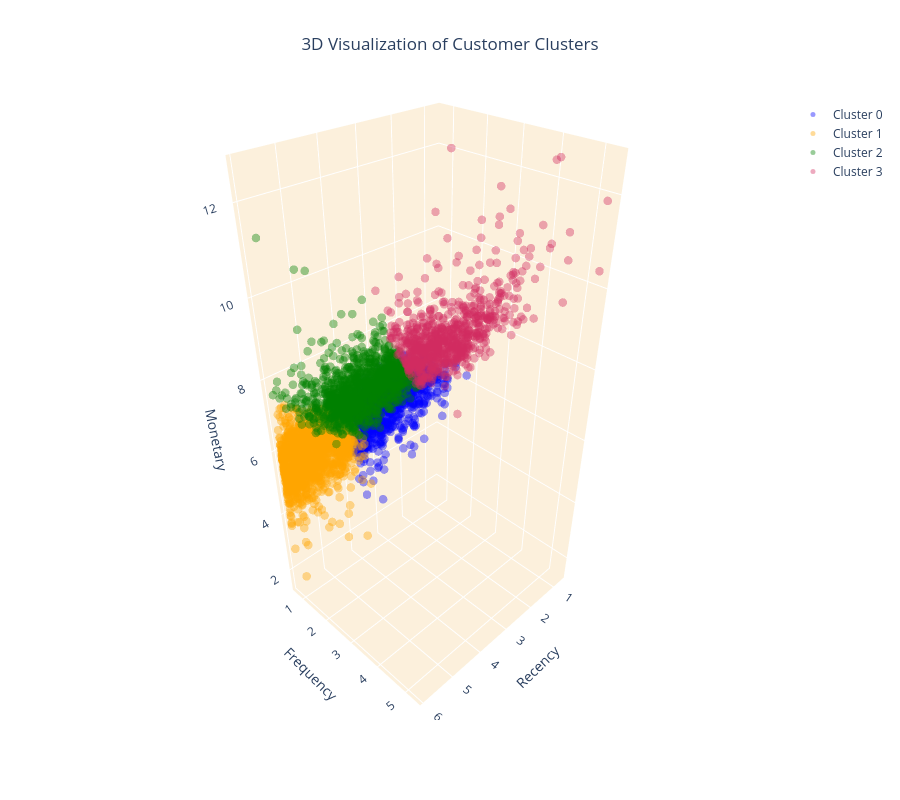

This figure's notebook cell:
### Code cell
# Creating an interactive 3D plot.
import plotly.graph_objects as go

colors = ['blue', 'orange', 'green', '#D12B60']

# Create a 3D scatter plot
fig = go.Figure()
fig.add_trace(go.Scatter3d(x=df_rfm[km == 0,0], y=df_rfm[km == 0,1], z=df_rfm[km == 0,2], 
                           mode='markers', marker=dict(color=colors[0], size=5, opacity=0.4), name='Cluster 0'))
fig.add_trace(go.Scatter3d(x=df_rfm[km == 1,0], y=df_rfm[km == 1,1], z=df_rfm[km == 1,2], 
                           mode='markers', marker=dict(color=colors[1], size=5, opacity=0.4), name='Cluster 1'))
fig.add_trace(go.Scatter3d(x=df_rfm[km == 2,0], y=df_rfm[km == 2,1], z=df_rfm[km == 2,2],
                           mode='markers', marker=dict(color=colors[2], size=5, opacity=0.4), name='Cluster 2'))
fig.add_trace(go.Scatter3d(x=df_rfm[km == 3,0], y=df_rfm[km == 3,1], z=df_rfm[km == 3,2],
                           mode='markers', marker=dict(color=colors[3], size=5, opacity=0.4), name='Cluster 3'))

fig.update_layout(
    title=dict(text='3D Visualization of Customer Clusters', x=0.5),
    scene=dict(
        xaxis=dict(backgroundcolor="#fcf0dc", gridcolor='white', title='Recency'),
        yaxis=dict(backgroundcolor="#fcf0dc", gridcolor='white', title='Frequency'),
        zaxis=dict(backgroundcolor="#fcf0dc", gridcolor='white', title='Monetary'),
    ),
    width=900,
    height=800
)
fig.show()

### Figure 1 — Plotly figure (JSON) as saved in the notebook; plotly's stock layout.template omitted (floating-point values rounded to 4 significant figures; data arrays with more than 128 entries replaced by an {"elided": "..."} marker saying what was removed)
{"data": [{"marker": {"color": "blue", "opacity": 0.4, "size": 5}, "mode": "markers", "name": "Cluster 0", "type": "scatter3d", "x": {"elided": "931 float values"}, "y": {"elided": "931 float values"}, "z": {"elided": "931 float values"}}, {"marker": {"color": "orange", "opacity": 0.4, "size": 5}, "mode": "markers", "name": "Cluster 1", "type": "scatter3d", "x": {"elided": "1456 float values"}, "y": {"elided": "1456 float values"}, "z": {"elided": "1456 float values"}}, {"marker": {"color": "green", "opacity": 0.4, "size": 5}, "mode": "markers", "name": "Cluster 2", "type": "scatter3d", "x": {"elided": "1163 float values"}, "y": {"elided": "1163 float values"}, "z": {"elided": "1163 float values"}}, {"marker": {"color": "#D12B60", "opacity": 0.4, "size": 5}, "mode": "markers", "name": "Cluster 3", "type": "scatter3d", "x": {"elided": "788 float values"}, "y": {"elided": "788 float values"}, "z": {"elided": "788 float values"}}], "layout": {"height": 800, "scene": {"aspectmode": "auto", "aspectratio": {"x": 0.8122, "y": 0.7222, "z": 1.705}, "camera": {"center": {"x": 0, "y": 0, "z": 0}, "eye": {"x": 1.448, "y": 1.448, "z": 1.448}, "projection": {"type": "perspective"}, "up": {"x": 0, "y": 0, "z": 1}}, "xaxis": {"backgroundcolor": "#fcf0dc", "gridcolor": "white", "title": {"text": "Recency"}, "type": "linear"}, "yaxis": {"backgroundcolor": "#fcf0dc", "gridcolor": "white", "title": {"text": "Frequency"}, "type": "linear"}, "zaxis": {"backgroundcolor": "#fcf0dc", "gridcolor": "white", "title": {"text": "Monetary"}, "type": "linear"}}, "title": {"text": "3D Visualization of Customer Clusters", "x": 0.5}, "width": 900}}
